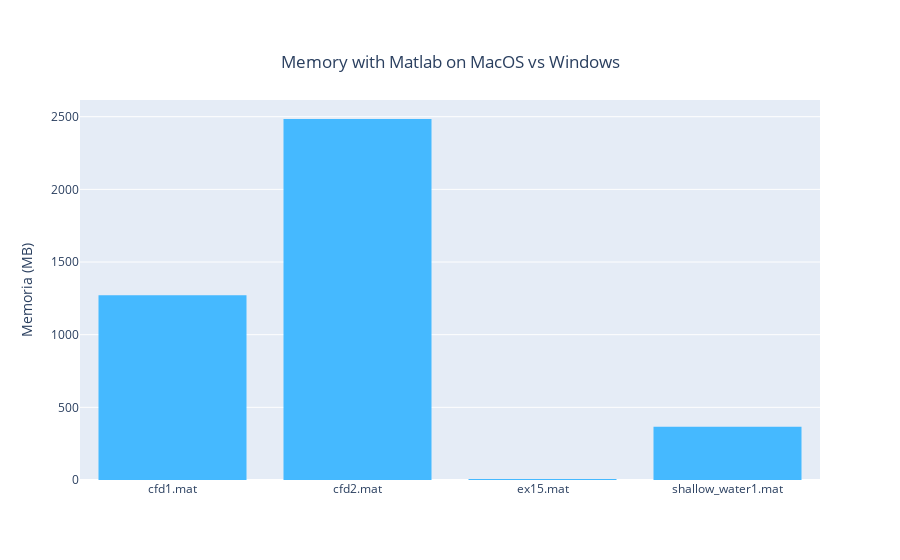

Notebook source saved alongside this figure:
### Code cell
#Memoria Matlab Windows e MacOS

#y_mat_linux = matlab_mac_data["Memoria (MB)"]
#y_mat_win = matlab_win_data["Memoria (MB)"]
y_mat_macos = matlab_mac_data["Memoria (MB)"]


fig = go.Figure()
#fig.add_trace(go.Histogram(histfunc="sum",y=y_mat_linux, x=x_mat_linux, name="Matlab Linux", marker_color=color_mat_linux))
#fig.add_trace(go.Histogram(histfunc="sum",y=y_mat_win, x=x_mat_win, name="Matlab Windows", marker_color=color_mat_windows))
fig.add_trace(go.Histogram(histfunc="sum", y=y_mat_macos, x=x_mat_macos, name="Matlab MacOS", marker_color=color_mat_macos))


#fig.update_yaxes(type="log")
fig.update_yaxes(title_text='Memoria (MB)')
fig.update_layout(
    title={
        'text': "Memory with Matlab on MacOS vs Windows",
        'y':0.9,
        'x':0.5,
        'xanchor': 'center',
        'yanchor': 'top'})

fig.show()

### Figure 1 — Plotly figure (JSON) as saved in the notebook; plotly's stock layout.template omitted (floating-point values rounded to 4 significant figures)
{"data": [{"histfunc": "sum", "marker": {"color": "#45b9ff"}, "name": "Matlab MacOS", "type": "histogram", "x": ["cfd1.mat", "cfd2.mat", "ex15.mat", "shallow_water1.mat"], "y": [1271.0, 2484.0, 7.53, 366.1]}], "layout": {"title": {"text": "Memory with Matlab on MacOS vs Windows", "x": 0.5, "xanchor": "center", "y": 0.9, "yanchor": "top"}, "yaxis": {"title": {"text": "Memoria (MB)"}}}}
